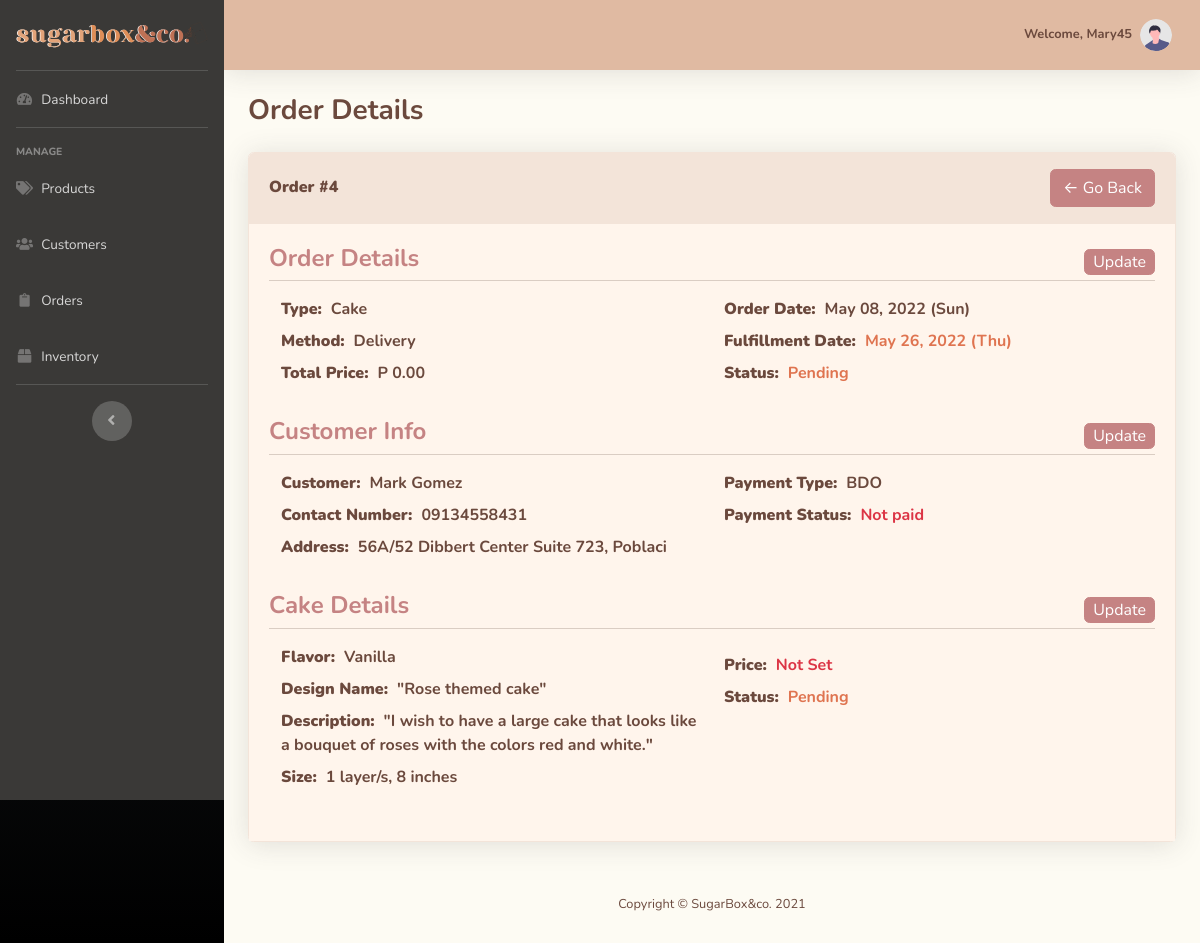
The app's page /admin-src/orderDetails.php?order_ID=4 (signed in), older data.
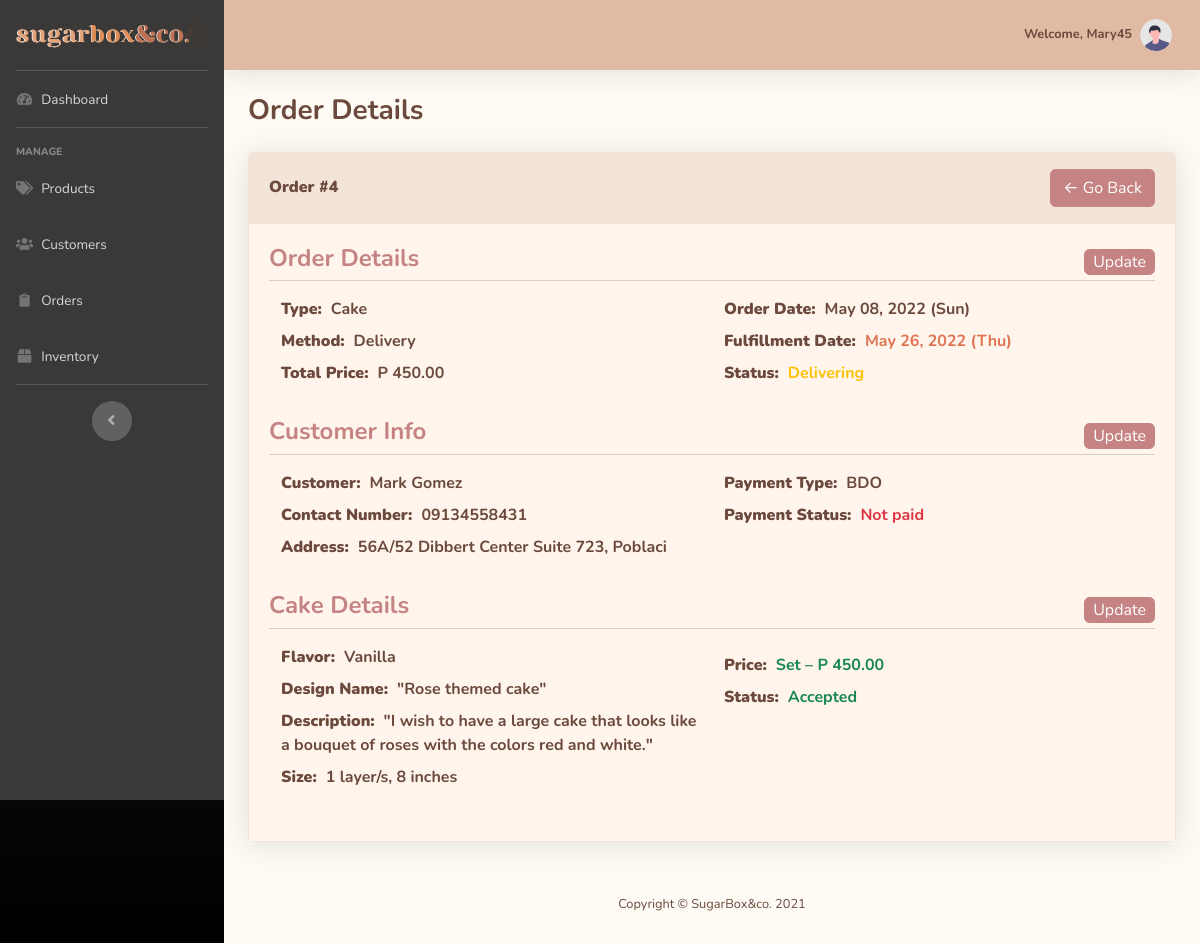
The same page, newer data.
### tables this page shows
CREATE TABLE `orders` (
  `Order_ID` int(11) NOT NULL,
  `Cust_ID` int(11) NOT NULL,
  `Order_Placement_Date` timestamp NOT NULL DEFAULT current_timestamp(),
  `Order_Fullfilment_Date` timestamp NOT NULL DEFAULT '0000-00-00 00:00:00',
  `Order_Type` enum('Pick-up','Delivery','','') NOT NULL COMMENT '''Pick-up'', ''Delivery''',
  `Order_Status` enum('Pending','In progress','Ready for pick-up','Delivering','Delivery failed','Claimed','Cancelled') NOT NULL COMMENT '''Pending'',''In progress'',''Ready for pick-up'',''Delivering'',''Delivery failed'',''Claimed'',''Cancelled''',
  `Total_Price` float(15,2) NOT NULL
);

CREATE TABLE `cake_orders` (
  `Order_ID` int(11) NOT NULL,
  `Cake_ID` int(11) NOT NULL,
  `Cake_Price` float(15,2) DEFAULT NULL,
  `Price_Status` enum('Not Set','Set') NOT NULL COMMENT '''Not Set'', ''Set''',
  `Status` enum('Pending','Accepted','Rejected') NOT NULL COMMENT '''Pending'', ''Accepted'', ''Rejected'''
);

CREATE TABLE `customer` (
  `Cust_ID` int(11) NOT NULL,
  `Cust_FName` varchar(40) NOT NULL,
  `Cust_LName` varchar(40) NOT NULL,
  `Cust_ContactNo` varchar(11) NOT NULL,
  `Cust_Address` varchar(40) NOT NULL
);

CREATE TABLE `cake` (
  `Cake_ID` int(11) NOT NULL,
  `Flavor_Name` varchar(40) NOT NULL,
  `Design_Name` varchar(40) NOT NULL,
  `Design_Description` varchar(255) NOT NULL,
  `CakeSize_ID` int(11) NOT NULL
);

CREATE TABLE `cake_size` (
  `Size_ID` int(11) NOT NULL,
  `Layer_Count` int(1) NOT NULL,
  `Layer_Size` varchar(40) NOT NULL
);

### admin-src/orderDetails.php (the view, shortened to what the changed rows need)
<?php
include 'includes/header.php';
include 'includes/topbar.php'
?>
<head>
</head>
<div class="container-fluid">
    <div class="d-flex align-items-center justify-content-between mb-4">
        <h1 class="h3 mb-0 text-content"><strong>Order Details</strong></h1>
    </div>
    <div class="card shadow mb-4 border-section">
        <div class="card-body bg-section2">
        <?php
        if (isset($_GET['order_ID'])) {
            $conn = db_connect();
            $orderID = $_GET['order_ID'];
            $query = "SELECT `orders`.*, `customer`.* FROM `orders`
                        INNER JOIN `customer` ON `orders`.`Cust_ID`=`customer`.`Cust_ID`
                        WHERE `Order_ID`='$orderID'";
            $result = mysqli_query($conn, $query);
            $order = mysqli_fetch_assoc($result);
            $query = "SELECT * FROM `payment` WHERE `Order_ID`='$orderID'";
            $result = mysqli_query($conn, $query);
            $payment = mysqli_fetch_assoc($result);
            $query = "SELECT `order_line`.*, `side_products`.*, `sideproduct_sizes`.* FROM `order_line`
                        INNER JOIN `side_products` ON `order_line`.`Prod_ID`=`side_products`.`SideProd_ID`
                        INNER JOIN `sideproduct_sizes` ON `order_line`.`Size_ID`=`sideproduct_sizes`.`Size_ID`
                        WHERE `Order_ID`='$orderID'";
            $result = mysqli_query($conn, $query);
            $orderType = "Side";
            if (!mysqli_num_rows($result) > 0) {
                $query = "SELECT `cake_orders`.*, `cake`.*, `cake_size`.* FROM `cake_orders`
                            INNER JOIN `cake` ON `cake_orders`.`Cake_ID`=`cake`.`Cake_ID`
                            INNER JOIN `cake_size` ON `cake`.`CakeSize_ID`=`cake_size`.`Size_ID`
                            WHERE `Order_ID`='$orderID'";
                $result = mysqli_query($conn, $query);
                $orderType = "Cake";
            }
            $orderLine = array();
            while ($row = mysqli_fetch_array($result)) {
                $orderLine[] = $row;
            }
        ?>
        <div class="d-flex align-items-center justify-content-between">
            <h4 class="text-subheading font-weight-bold">Order Details</h4>
            <div class="d-flex">
                <input class="btn btn-subheading px-2 py-0" data-toggle="modal" data-target="#editOrderDetails" type="submit" value="Update">
            </div>
        </div>
        <hr class="bg-section mt-0">
        <div class="mb-4 d-flex">
            <div class="col">
                <p class="text-content font-weight-bold mb-2"><strong class="font-weight-bolder">Type:&nbsp;</strong> <?php echo $orderType ?></p>
                <p class="text-content font-weight-bold mb-2"><strong class="font-weight-bolder">Method:&nbsp;</strong> <?php echo $order['Order_Type'] ?></p>
                <p class="text-content font-weight-bold mb-2"><strong class="font-weight-bolder">Total Price:&nbsp;</strong> P <?php echo $order['Total_Price'] ?></p>
            </div>
            <div class="col">
                <p class="text-content font-weight-bold mb-2"><strong class="font-weight-bolder">Order Date:&nbsp;</strong> <?php echo date('F d, Y (D)', strtotime($order['Order_Placement_Date'])) ?></p>
                <p class="text-content font-weight-bold mb-2"><strong class="font-weight-bolder">Fulfillment Date:&nbsp;</strong> <span class="text-titleColor"><?php echo date('F d, Y (D)', strtotime($order['Order_Fullfilment_Date'])) ?></span></p>
                <p class="text-content font-weight-bold mb-2"><strong class="font-weight-bolder">Status:&nbsp;</strong> <span class="<?php
                    switch ($order['Order_Status']) {
                        case 'Pending': echo "text-titleColor"; break;
                        case 'Delivering':
                        case 'Ready for pick-up': echo "text-warning"; break;
                    }
                ?>"><?php echo $order['Order_Status'] ?></span></p>
            </div>
        </div>
        <div class="d-flex align-items-center justify-content-between">
            <h4 class="text-subheading font-weight-bold">Customer Info</h4>
            <div class="d-flex">
                <input class="btn btn-subheading px-2 py-0" data-toggle="modal" data-target="#editCustInfo" type="submit" value="Update">
            </div>
        </div>
        <hr class="bg-section mt-0">
        <div class="mb-4 d-flex">
            <div class="col">
                <p class="text-content font-weight-bold mb-2"><strong class="font-weight-bolder">Customer:&nbsp;</strong> <?php echo $order['Cust_FName'] . " " . $order['Cust_LName'] ?></p>
                <p class="text-content font-weight-bold mb-2"><strong class="font-weight-bolder">Contact Number:&nbsp;</strong> <?php echo $order['Cust_ContactNo'] ?></p>
                <p class="text-content font-weight-bold mb-2"><strong class="font-weight-bolder">Address:&nbsp;</strong> <?php echo $order['Cust_Address'] ?></p>
            </div>
            <div class="col">
                <p class="text-content font-weight-bold mb-2"><strong class="font-weight-bolder">Payment Type:&nbsp;</strong> <?php echo $payment['Payment_Type'] ?></p>
                <p class="text-content font-weight-bold mb-2"><strong class="font-weight-bolder">Payment Status:&nbsp;</strong> <span class="<?php
                    switch ($payment['Payment_Status']) {
                        case 0: echo "text-danger"; break;
                    }
                ?>"><?php
                    switch ($payment['Payment_Status']) {
                        case 0: echo "Not paid"; break;
                    }
                ?></span></p>
            </div>
        </div>
        <?php if ($orderType == "Side") { ?>
            <div class="d-flex align-items-center justify-content-between">
                <h4 class="text-subheading font-weight-bold">Items</h4>
            </div>
            <hr class="bg-section mt-0">
            <div class="mb-4">
                <div class="col">
                    <ol class="pl-3 d-flex flex-wrap">
                    <?php foreach ($orderLine as $item) { ?>
                        <li class="col-2 text-content font-weight-bold mb-4"><strong class="font-weight-bolder"><?php echo $item['SideProd_Name'] ?></strong>
                        <img class="card-img mt-2" style="width:150px;height:155px;object-fit:cover" src="../assets/<?php echo $item['SideProd_Image'] ?>" alt="<?php echo $item['SideProd_Name'] ?>">
                        <p class="text-content font-weight-bold my-2"><strong class="font-weight-bolder">Size:&nbsp;</strong> <?php echo $item['Size_Description'] ?></p>
                        <p class="text-content font-weight-bold mb-2"><strong class="font-weight-bolder">Quantity:&nbsp;</strong> <?php echo $item['Order_Quantity'] ?></p>
                        <p class="text-content font-weight-bold mb-2"><strong class="font-weight-bolder">Line Price:&nbsp;</strong> P <?php echo $item['Line_Price'] ?></p>
                    <?php } ?>
                    </ol>
                </div>
            </div>
        <?php } else if ($orderType == "Cake") { ?>
            <div class="d-flex align-items-center justify-content-between">
                <h4 class="text-subheading font-weight-bold">Cake Details</h4>
                <div class="d-flex">
                    <input class="btn btn-subheading px-2 py-0" data-toggle="modal" data-target="#editCakeDetails" type="submit" value="Update">
                </div>
            </div>
            <hr class="bg-section mt-0">
            <div class="mb-4 d-flex">
                <div class="col">
                    <p class="text-content font-weight-bold mb-2"><strong class="font-weight-bolder">Flavor:&nbsp;</strong> <?php echo $orderLine[0]['Flavor_Name'] ?></p>
                    <p class="text-content font-weight-bold mb-2"><strong class="font-weight-bolder">Design Name:&nbsp;</strong> "<?php echo $orderLine[0]['Design_Name'] ?>"</p>
                    <p class="text-content font-weight-bold mb-2"><strong class="font-weight-bolder">Description:&nbsp;</strong> "<?php echo $orderLine[0]['Design_Description'] ?>"</p>
                    <p class="text-content font-weight-bold mb-2"><strong class="font-weight-bolder">Size:&nbsp;</strong> <?php echo $orderLine[0]['Layer_Count'] . " layer/s, " . $orderLine[0]['Layer_Size'] ?></p>
                </div>
                <div class="col">
                    <p class="text-content font-weight-bold my-2"><strong class="font-weight-bolder">Price:&nbsp;</strong> <span class="<?php
                        switch ($orderLine[0]['Price_Status']) {
                            case 'Not Set': echo 'text-danger'; break;
                            case 'Set': echo 'text-success'; break;
                        }
                    ?>"><?php echo $orderLine[0]['Price_Status'] ?><?php if ($orderLine[0]['Cake_Price']) echo ' – P ' . $orderLine[0]['Cake_Price'] ?></span></p>
                    <p class="text-content font-weight-bold mb-2"><strong class="font-weight-bolder">Status:&nbsp;</strong> <span class="<?php
                        switch ($orderLine[0]['Status']) {
                            case 'Pending': echo 'text-titleColor'; break;
                            case 'Accepted': echo 'text-success'; break;
                        }
                    ?>"><?php echo $orderLine[0]['Status'] ?></span></p>
                </div>
            </div>
        <?php }
        } ?>
        </div>
    </div>
</div>
<?php
include 'includes/footer.php';
include 'includes/scripts.php'
?>

Row changes from the older to the newer data that the page shows:
changed orders "Delivery": Total_Price "0.00" → "450.00"; Order_Status "Pending" → "Delivering"
changed cake_orders "Vanilla": Price_Status "Not Set" → "Set"; Cake_Price (not shown) → "450.00"; Status "Pending" → "Accepted"
Text that changed along with them:
text now shown: "– P"
